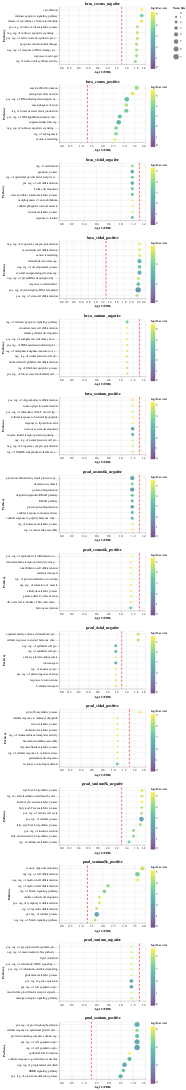

The code cell stored with this chart in its notebook:
### Code cell
charts = []
for k in sorted(set(combined_pdf['key'])):
    c = enrichment_dotplot(combined_pdf[combined_pdf['key']==k], n=10, hue='Z-score', log=True, title=k)
    charts.append(c)
alt.vconcat(*charts).resolve_scale(color='independent', x='independent', y='independent').configure_axis(grid=True)
